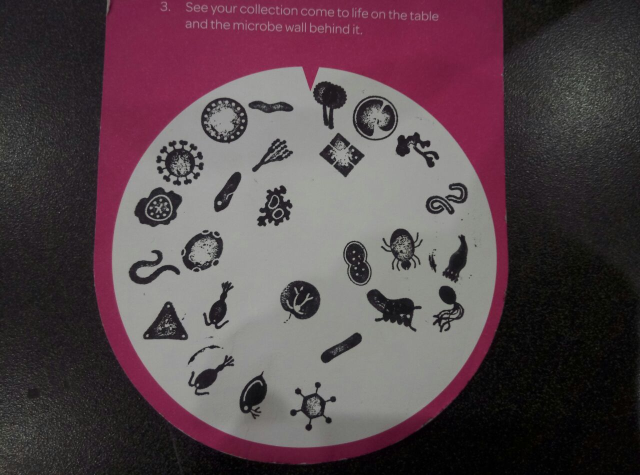
#> input picture imgs/img.jpg, 1280 x 950 px (shown at 1/2 size)
$ python stamp_detector.py
#> lines starting #> are read from the running program, lines starting #| are printed output that depends on the picture; after the words box and inside, x2 and y2 are one past the last pixel; in counts of white or black regions, pixels touching at a corner belong together
import numpy as np
import imutils
import cv2


img = cv2.imread('../imgs/img.jpg')
#> img is the input picture: shape (950, 1280, 3); mean B, G, R 75, 69.6, 86.4
img = imutils.resize(img, width=500)
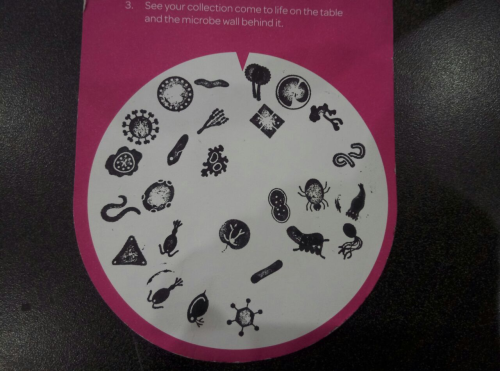
#> img: shape (371, 500, 3); mean B, G, R 75, 69.6, 86.4
cimg = img.copy()
gray = cv2.cvtColor(img, cv2.COLOR_BGR2GRAY)
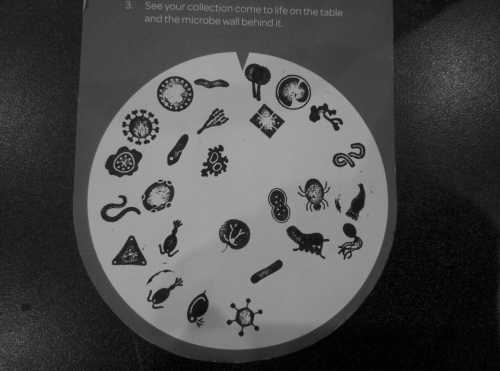
#> gray: shape (371, 500); min 0, max 164, mean 75.3

THR_FILTER = cv2.THRESH_BINARY_INV + cv2.THRESH_OTSU
ret, thresh = cv2.threshold(gray, 0, 255, THR_FILTER)
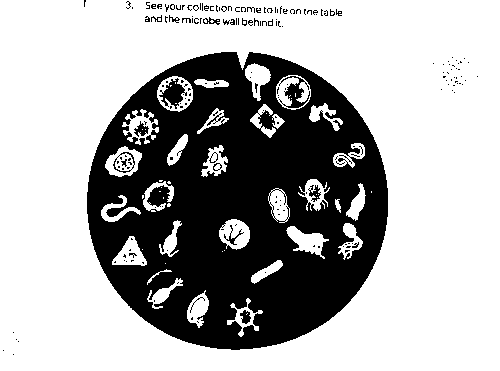
#> thresh: shape (371, 500); 67.5% white; 194 black regions (171 under 20 px), largest, box (x1, y1, x2, y2) and area: (87, 52, 388, 350) 57620, (159, 78, 187, 109) 411, (279, 76, 310, 108) 382
#> ret = 93

cv2.imshow('Original image', img)
cv2.imshow('Gray', gray)
cv2.imshow('Thresh', thresh)

circles = cv2.HoughCircles(gray, cv2.HOUGH_GRADIENT, 1, 20,
                           param1=50, param2=30, minRadius=0, maxRadius=0)
#> circles = 243 rows, first 8: [238.5, 200.5, 148.9], [229.5, 173.5, 189], [230.5, 141.5, 220.2], [215.5, 189.5, 184.9], [263.5, 199.5, 191.7], [250.5, 265.5, 247.5], [215.5, 219.5, 214.9], [251.5, 136.5, 229.7]

# [6 lines of commented-out code are left out]


cv2.imshow('Circles', cimg)
cv2.waitKey(0)
cv2.destroyAllWindows()
